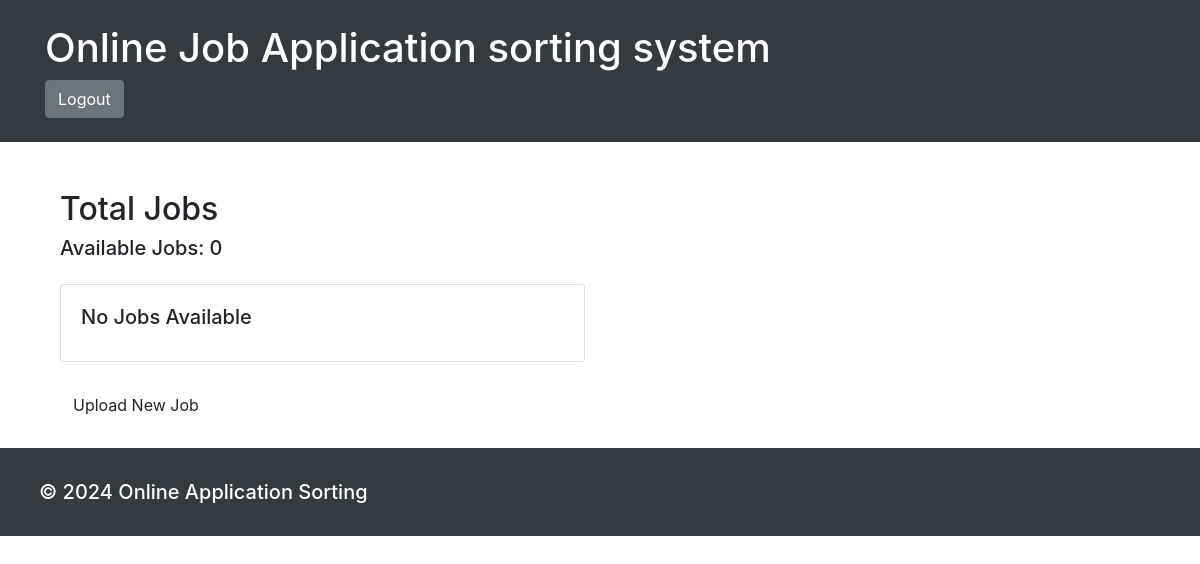
Before: /total_jobs_page/ (signed in) with the older database file.
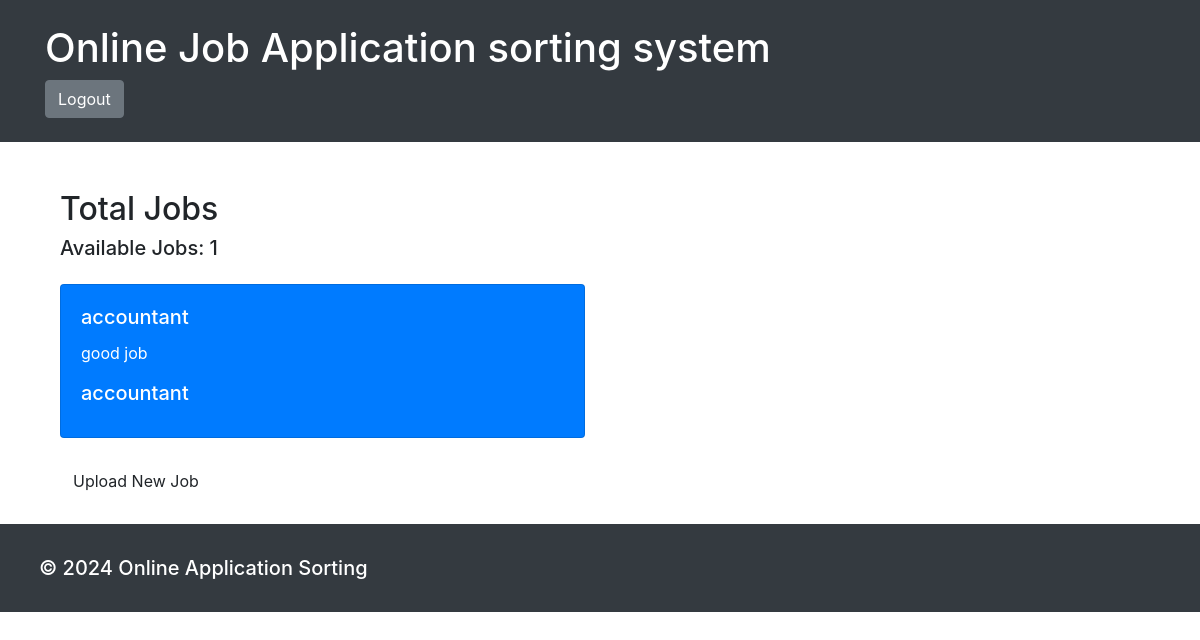
After: the same page with the newer database file.
### Lyamu/models.py (models this page shows, shortened)
class Job(models.Model):
    employer = models.ForeignKey(Employer, on_delete=models.CASCADE)
    title = models.CharField(max_length=255)
    description = models.TextField()
    requirements = models.TextField()
    importance_level = models.IntegerField()
    application_deadline = models.DateTimeField()
    is_active = models.BooleanField(default=True)

### Lyamu/views.py (the view)
# urls.py: path('total_jobs_page/', views.jobs, name='jobs_page'),
@login_required
def jobs(request):
    total_jobs = Job.objects.count()
    jobs_list = Job.objects.all()
    is_superuser = request.user.is_superuser
    context = {
        'total_jobs': total_jobs,
        'jobs_list': jobs_list,
        'user': request.user,
        'is_superuser': is_superuser,
    }
    return render(request, 'Lyamu/jobs_page.html', context)

### Lyamu/templates/Lyamu/jobs_page.html (shortened to what this page needs)
{% extends 'Lyamu/base.html' %}
{% block content %}
    <div class="container mt-5">
        <h2 class="text-purple">Total Jobs</h2>
        <h5 class="card-title">Available Jobs: {{ total_jobs }} </h5>
        {% if total_jobs > 0 %}
            <div class="row mt-4">
                {% for job in jobs_list %}
                    <div class="col-md-6">
                        <div class="card bg-primary text-white">
                            <div class="card-body">
                                <h5 class="card-title">{{ job.title }}</h5>
                                <p class="card-text">{{ job.description }}</p>
                                <h5 class="card-title"><a class="text-white" href="{% url 'job_details' job.id %}">{{ job.title }}</a></h5>
                            </div>
                        </div>
                    </div>
                {% endfor %}
            </div>
        {% else %}
            <div class="row mt-4">
                <div class="col-md-6">
                    <div class="card bg-purple text-blue">
                        <div class="card-body">
                            <h5 class="card-title">No Jobs Available</h5>
                        </div>
                    </div>
                </div>
            </div>
        {% endif %}
        {% if user.is_superuser %}
            <div class="mt-4">
                <a href="{% url 'create_job_opening' %}" class="btn btn-purple">Upload New Job</a>
            </div>
        {% endif %}
    </div>
{% endblock %}

Changed rows visible on the page:
added Job: title "accountant", description "good job"
Other visible differences:
{{ total_jobs }}: "0" → "1"
text no longer shown: "No Jobs Available"
